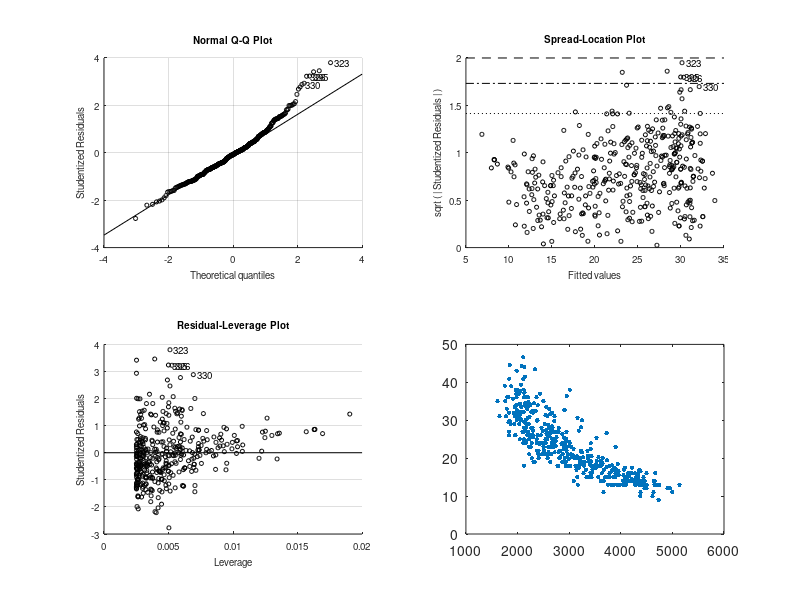

This figure's MATLAB source: (Note: this script raises an error after producing the figure.)
%15th February
% Load the data
load carbig
% A=carbig(:,:)
x = Weight;
y = MPG;

% Fit the model
mdl = fitlm(x, y)

% Plot the model
plot(x, y, '.', 'MarkerSize', 10)
hold on
plot(mdl)
xlabel('Weight')
ylabel('MPG')
legend('Data', 'Linear Regression', 'Location', 'Northwest')